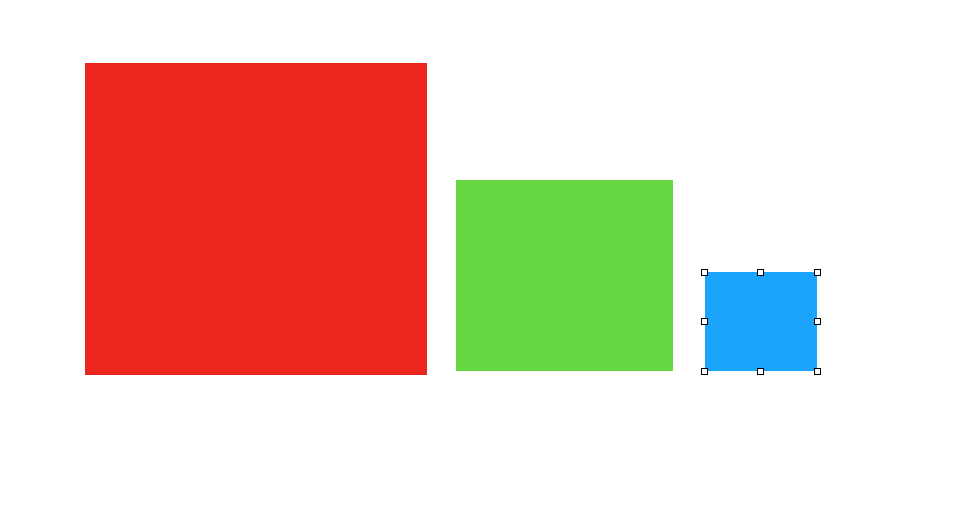
#> input picture InternationalDays_ImageProcessing/InternationalDays_ImageProcessing/imgcolor.png, 954 x 506 px
$ python histogramOpenCV.py
#> lines starting #> are read from the running program, lines starting #| are printed output that depends on the picture
import cv2
from matplotlib import pyplot as plt

# read image
image= cv2.imread('imgcolor.png', 0) # 0 to read in grayscale
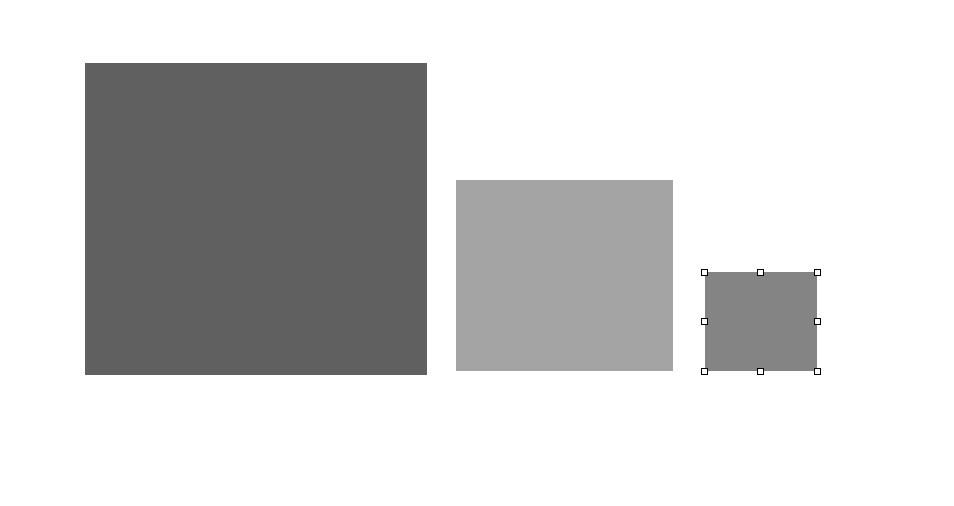
#> image: shape (506, 954); min 0, max 255, mean 209.1

# Get histogram from 0 to 255
hist = cv2.calcHist([image], [0], None, [256], [0, 256])
#> hist = 256 values, max 323426 at index 255, min 0 at index 1, mean 1885.6
cv2.imshow('Loaded image',image)
# show the plotting graph of an image
plt.plot(hist)
plt.title('Loaded image histogram')
plt.show()
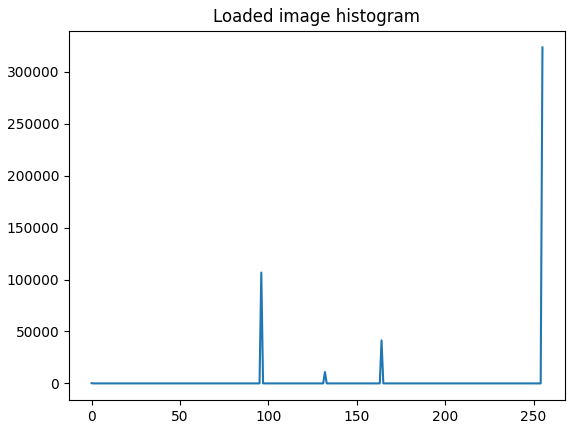
#> figure drawn by matplotlib, 1 panel; curve peaks at x = 255, y = 323426
cv2.waitKey(0)

$ run again, with InternationalDays_ImageProcessing/InternationalDays_ImageProcessing/color.png copied over InternationalDays_ImageProcessing/InternationalDays_ImageProcessing/imgcolor.png
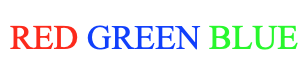
#> input picture InternationalDays_ImageProcessing/InternationalDays_ImageProcessing/color.png, 306 x 76 px
#> `image= cv2.imread('imgcolor.png', 0)`:
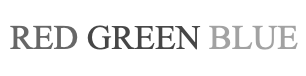
#> image: shape (76, 306); min 70, max 255, mean 240.5
#> hist = 256 values, max 20083 at index 255, min 0 at index 0, mean 90.84
#> `plt.show()`:
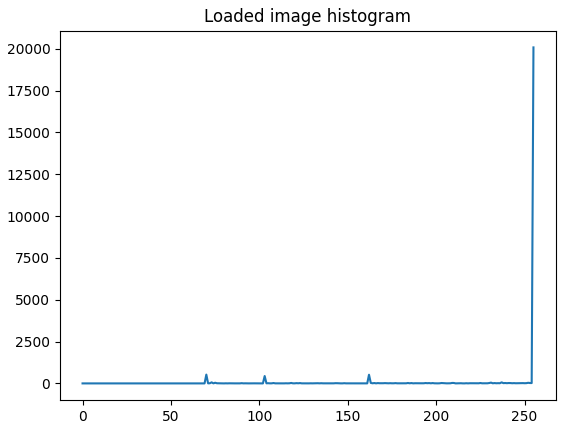
#> figure drawn by matplotlib, 1 panel; curve peaks at x = 255, y = 20083
